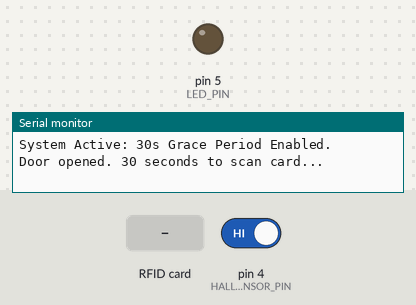
Simulated run of this sketch. Board: Arduino Uno, built with avr-gcc and run on an emulated ATmega328P. Parts: output pins drawn as LEDs (lit = HIGH), the last lines printed to the serial monitor. The test bench sets the inputs (shaded band); at power-on: pin 4 (HALL_SENSOR_PIN) HIGH. Pins used as bus, display or sensor lines are not drawn.

Above: at 1.2 s.
1.3 s: RFID card 5E 7A 19 C4 held to the reader
At 34.4 s:
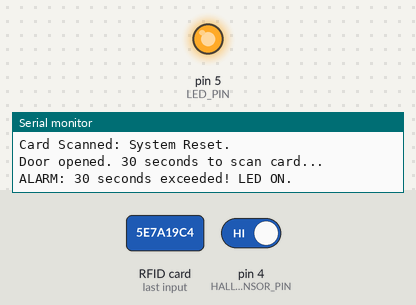
Timing chart, 0 to 34.8 s (numbered marks = the images above; inputs shaded):
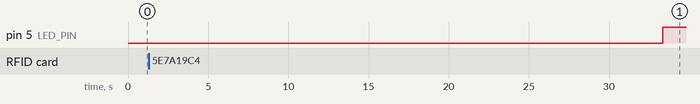

Measured:
- after the input at 1.3 s, pin 5 (LED_PIN): LOW → HIGH after 32.0 s instead of 28.8 s

The sketch:

Door_Sensor.ino
```cpp
#include <SPI.h>
#include <MFRC522.h>

#define RST_PIN         9
#define SS_PIN          10
#define HALL_SENSOR_PIN 4
#define LED_PIN         5

MFRC522 mfrc522(SS_PIN, RST_PIN);

unsigned long doorOpenTime = 0;
bool timerActive = false;
const long interval = 30000;

void setup() {
  Serial.begin(9600);
  SPI.begin();
  mfrc522.PCD_Init();

  pinMode(HALL_SENSOR_PIN, INPUT_PULLUP);
  pinMode(LED_PIN, OUTPUT);
  digitalWrite(LED_PIN, LOW);

  Serial.println("System Active: 30s Grace Period Enabled.");
}

void loop() {
  int doorState = digitalRead(HALL_SENSOR_PIN);

  // 1. Check if the door just opened
  if (doorState == HIGH && !timerActive && digitalRead(LED_PIN) == LOW) {
    doorOpenTime = millis();       // Start the "stopwatch"
    timerActive = true;
    Serial.println("Door opened. 30 seconds to scan card...");
  }

  // 2. If 30 seconds pass and no card was scanned, turn on LED
  if (timerActive && (millis() - doorOpenTime >= interval)) {
    digitalWrite(LED_PIN, HIGH);
    timerActive = false;           // Stop the timer, LED is now latched ON
    Serial.println("ALARM: 30 seconds exceeded! LED ON.");
  }

  // 3. Check for RFID Card to reset everything
  if (mfrc522.PICC_IsNewCardPresent() && mfrc522.PICC_ReadCardSerial()) {
    Serial.println("Card Scanned: System Reset.");

    digitalWrite(LED_PIN, LOW);    // Turn off LED
    timerActive = false;           // Cancel the countdown if it was running

    delay(2000);
    mfrc522.PICC_HaltA();
  }
}
```
